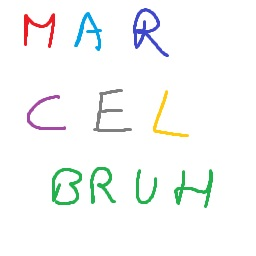
#> input picture 256.jpg, 256 x 256 px
$ python compress.py 256.jpg
#> lines starting #> are read from the running program, lines starting #| are printed output that depends on the picture
### tables.py

DCTable = [
    ("010", 3), ("011", 4), ("100", 5), ("00", 5),
    ("101", 7), ("110", 8), ("1110", 10),
    ("11110", 12), ("111110", 14), ("1111110", 16),
    ("11111110", 18), ("111111110", 20)
]

DCTable = [{"basecode": int(e[0], 2),
            "length": e[1],
            "shift": e[1] - len(e[0])} for e in DCTable]


ACTable = [
    [  # 0/0 - 0/A
        ("1010", 4),
        ("00", 3),
        ("01", 4),
        ("100", 6),
        ("1011", 8),
        ("11010", 10),
        ("111000", 12),
        ("1111000", 14),
        ("1111110110", 18),
        ("1111111110000010", 25),
        ("1111111110000011", 26),
    ],
    [  # 1/1 - 1/A
        ("0", -1),
        ("1100", 5),
        ("111001", 8),
        ("1111001", 10),
        ("111110110", 13),
        ("11111110110", 16),
        ("1111111110000100", 22),
        ("1111111110000101", 23),
        ("1111111110000110", 24),
        ("1111111110000111", 25),
        ("1111111110001000", 26),
    ],
    [  # 2/1 - 2/A
        ("0", -1),
        ("11011", 6),
        ("11111000", 10),
        ("1111110111", 13),
        ("1111111110001001", 20),
        ("1111111110001010", 21),
        ("1111111110001011", 22),
        ("1111111110001100", 23),
        ("1111111110001101", 24),
        ("1111111110001110", 25),
        ("1111111110001111", 26),
    ],
    [  # 3/1 - 3/A
        ("0", -1),
        ("111010", 7),
        ("111110111", 11),
        ("11111110111", 14),
        ("1111111110010000", 20),
        ("1111111110010001", 21),
        ("1111111110010010", 22),
        ("1111111110010011", 23),
        ("1111111110010100", 24),
        ("1111111110010101", 25),
        ("1111111110010110", 26),
    ],
    [  # 4/1 - 4/A
        ("0", -1),
        ("111011", 7),
        ("1111111000", 12),
        ("1111111110010111", 19),
        ("1111111110011000", 20),
        ("1111111110011001", 21),
        ("1111111110011010", 22),
        ("1111111110011011", 23),
        ("1111111110011100", 24),
        ("1111111110011101", 25),
        ("1111111110011110", 26),
    ],
    [  # 5/1 - 5/A
        ("0", -1),
        ("1111010", 8),
        ("1111111001", 12),
        ("1111111110011111", 19),
        ("1111111110100000", 20),
        ("1111111110100001", 21),
        ("1111111110100010", 22),
        ("1111111110100011", 23),
        ("1111111110100100", 24),
        ("1111111110100101", 25),
        ("1111111110100110", 26),
    ],
    [  # 6/1 - 6/A
        ("0", -1),
        ("1111011", 8),
        ("11111111000", 13),
        ("1111111110100111", 19),
        ("1111111110101000", 20),
        ("1111111110101001", 21),
        ("1111111110101010", 22),
        ("1111111110101011", 23),
        ("1111111110101100", 24),
        ("1111111110101101", 25),
        ("1111111110101110", 26),
    ],
    [  # 7/1 - 7/A
        ("0", -1),
        ("11111001", 9),
        ("11111111001", 13),
        ("1111111110100111", 19),
        ("1111111110101000", 20),
        ("1111111110101001", 21),
        ("1111111110101010", 22),
        ("1111111110101011", 23),
        ("1111111110101100", 24),
        ("1111111110101101", 25),
        ("1111111110101110", 26),
    ],
    [  # 8/1 - 8/A
        ("0", -1),
        ("11111010", 9),
        ("111111111000000", 17),
        ("1111111110110111", 19),
        ("1111111110111000", 20),
        ("1111111110111001", 21),
        ("1111111110111010", 22),
        ("1111111110111011", 23),
        ("1111111110111100", 24),
        ("1111111110111101", 25),
        ("1111111110111110", 26),
    ],
    [  # 9/1 - 9/A
        ("0", -1),
        ("111111000", 10),
        ("1111111110111111", 18),
        ("1111111111000000", 19),
        ("1111111111000001", 20),
        ("1111111111000010", 21),
        ("1111111111000011", 22),
        ("1111111111000100", 23),
        ("1111111111000101", 24),
        ("1111111111000110", 25),
        ("1111111111000111", 26),
    ],
    [  # A/1 - A/A
        ("0", -1),
        ("111111001", 10),
        ("1111111111001000", 18),
        ("1111111111001001", 19),
        ("1111111111001010", 20),
        ("1111111111001011", 21),
        ("1111111111001100", 22),
        ("1111111111001101", 23),
        ("1111111111001110", 24),
        ("1111111111001111", 25),
        ("1111111111010000", 26),
    ],
    [  # B/1 - B/A
        ("0", -1),
        ("111111010", 10),
        ("1111111111010001", 18),
        ("1111111111010010", 19),
        ("1111111111010011", 20),
        ("1111111111010100", 21),
        ("1111111111010101", 22),
        ("1111111111010110", 23),
        ("1111111111010111", 24),
        ("1111111111011000", 25),
        ("1111111111011001", 26),
    ],
    [  # C/1 - C/A
        ("0", -1),
        ("1111111010", 11),
        ("1111111111011010", 18),
        ("1111111111011011", 19),
        ("1111111111011100", 20),
        ("1111111111011101", 21),
        ("1111111111011110", 22),
        ("1111111111011111", 23),
        ("1111111111100000", 24),
        ("1111111111100001", 25),
        ("1111111111100010", 26),
    ],
    [  # D/1 - D/A
        ("0", -1),
        ("11111111010", 12),
        ("1111111111100011", 18),
        ("1111111111100100", 19),
        ("1111111111100101", 20),
        ("1111111111100110", 21),
        ("1111111111100111", 22),
        ("1111111111101000", 23),
        ("1111111111101001", 24),
        ("1111111111101010", 25),
        ("1111111111101011", 26),
    ],
    [  # E/1 - E/A
        ("0", -1),
        ("111111110110", 7),
        ("1111111111101100", 18),
        ("1111111111101101", 19),
        ("1111111111101110", 20),
        ("1111111111101111", 21),
        ("1111111111110000", 22),
        ("1111111111110001", 23),
        ("1111111111110010", 24),
        ("1111111111110011", 25),
        ("1111111111110100", 26),
    ],
    [  # F/0 - F/A
        ("111111110111", 12),  # F/0 => 16 zeros d'affilés
        ("1111111111110101", 17),
        ("1111111111110110", 18),
        ("1111111111110111", 19),
        ("1111111111111000", 20),
        ("1111111111111001", 21),
        ("1111111111111010", 22),
        ("1111111111111011", 23),
        ("1111111111111100", 24),
        ("1111111111111101", 25),
        ("1111111111111110", 26),
    ]
]


for i, elem in enumerate(ACTable):
    tmp = [{"basecode": int(e[0], 2),
            "length": e[1],
            "shift": e[1] - len(e[0])} for e in elem]
    ACTable[i] = tmp
#> in compress, image is the input picture: shape (256, 256, 3); mean R, G, B 246.4, 248.5, 247.3

### compress.py
import os
import imageio

import numpy as np
import itertools
import math

import decimal
import unittest

import random

from tables import DCTable
from tables import ACTable

JPEG_MATRIX_QUANTIFICATION = [16, 11, 10, 16, 24, 40, 51, 61,
                              12, 12, 14, 19, 26, 58, 60, 55,
                              14, 13, 16, 24, 40, 57, 69, 56,
                              14, 17, 22, 29, 51, 87, 80, 62,
                              18, 22, 37, 56, 68, 109, 103, 77,
                              24, 35, 55, 64, 81, 104, 113, 92,
                              49, 64, 78, 87, 703, 121, 120, 101,
                              72, 92, 95, 98, 112, 100, 103, 99]


def get_dimensions(image):
    """
    `@params`: an image

    `@returns`: a tuple containing (height, width, depth=3)

    `@exceptions`: can crash if image is empty
    """
    y = len(image)
#> y = 256
    if y <= 0:
        print(f"Image is empty")
        exit(1)

    x = len(image[0])
#> x = 256
    if x <= 0:
        print(f"Image is empty")
        exit(1)

    depth = len(image[0][0])
#> depth = 3
    if x <= 0:
        print(f"Image is empty")
        exit(1)

    return y, x, depth


def padding_8x8(image):
    """
    `@params`: an image

    `@returns`: a new image (new height / new width, multiple of 8)
    """
    y, x, depth = get_dimensions(image)
#> y = 256; x = 256; depth = 3

    pad_height = (8 - (y % 8)) % 8
#> pad_height = 0
    pad_width = (8 - (x % 8)) % 8
#> pad_width = 0

    return np.pad(image, ((0, pad_height), (0, pad_width), (0, 0)), mode="edge")


def blocks_8x8_generator(image):
    height, width, _ = get_dimensions(image)

    for y, x in itertools.product(range(0, height, 8), range(0, width, 8)):
        yield image[y:y+8, x:x+8]


def blocks_8x8(image):
    """
    `@params`: an image (height / width, multiple of 8)

    `@returns`: a list of 8 x 8 blocks
    """

    assert len(image) % 8 == 0
    assert len(image[0]) % 8 == 0

    return list(blocks_8x8_generator(image))


def DCT_cosine_8x8(x: float, i):
    return math.cos(
        (i * (2 * x + 1) * math.pi) / 16
    )


def DCT_coefficients_8x8(i: int, j: int):
    # result = 1 / math.sqrt(16)
    result = 1

    if i == 0:
        result *= math.sqrt(1 / 8)
    else:
        result *= math.sqrt(2 / 8)

    if j == 0:
        result *= math.sqrt(1 / 8)
    else:
        result *= math.sqrt(2 / 8)

    return result


def DCT_coeffs_8x8_generator(image):
    range8 = range(8)
    for i, j in itertools.product(range8, range8):
        tmp = 0.0

        for y, x in itertools.product(range8, range8):
            tmp += (DCT_cosine_8x8(x, i) *
                    DCT_cosine_8x8(y, j) *
                    (image[y + x * 8] - 128))

        tmp *= DCT_coefficients_8x8(i, j)

        yield round(tmp)


def DCT_coeffs_8x8(image):
    """
    `@params`: an greyscale image (1D)

    `@returns`: generates a DCT for an image block
    """

    assert len(image) == 64
    return list(DCT_coeffs_8x8_generator(image))


def extract_channel(image, channel_name):
    """
    `@params`: an image
    `@params`: channel name ('red', 'green' or 'blue')

    `@returns`: DCT for each image block
    """
    possibles = ['red', 'green', 'blue']
    if not channel_name in possibles:
        print(f"Channel name {channel_name} does not exist")
        exit(1)

    idx = possibles.index(channel_name)

    # Keeps first 2 dimensions (height / width)
    # In the 3rd (colors) keep only the one at idx
    img = image[:, :, idx]
    flatten_list = [j for sub in img for j in sub]
    return flatten_list


def round_half(f: float):
    return int(decimal.Decimal(f).to_integral_value(rounding=decimal.ROUND_HALF_UP))


def quantization(dct):
    assert len(dct) == 64
    for i in range(64):
        dct[i] /= JPEG_MATRIX_QUANTIFICATION[i]
        dct[i] = round_half(dct[i])

    return dct


def zigzag_generator(input_qtz):
    solution = [[] for i in range(8 + 8 - 1)]

    for i in range(8):
        for j in range(8):
            sum = i + j
            if (sum % 2 == 0):
                solution[sum].insert(0, input_qtz[i * 8 + j])
            else:
                solution[sum].append(input_qtz[i * 8 + j])

    return [e for l in solution for e in l]


def zigzag(quantized):
    assert len(quantized) == 64
    l = list(zigzag_generator(quantized))
    while l[-1] == 0:
        del l[-1]
    return l


def huffman_category(n):
    absN = abs(n)
    if absN <= 1:
        return absN

    inf, sup = 2, 4
    for i in range(1, 16):
        if absN >= inf and absN < sup:
            return i + 1
        inf, sup = sup, sup * 2


def huffman_number(n):
    if n >= 0:
        return n

    absN = -n
    inf, sup = 0, 1
    for i in range(-1, 16):
        if absN >= inf and absN < sup:
            break
        inf, sup = sup, sup * 2

    n += (sup - 1)
    return n


def huffman_DC_encoding(n):
    cat = huffman_category(n)
    vals = DCTable[cat]
    basecode, shift, length = vals["basecode"], vals["shift"], vals["length"]

    s = f"{basecode << shift | huffman_number(n):b}"
    s = ("0" * (length - len(s))) + s

    return s


def huffman_AC_encoding(n, zeros=0):
    cat = huffman_category(n)
    vals = ACTable[zeros][cat]
    basecode, shift, length = vals["basecode"], vals["shift"], vals["length"]

    s = f"{basecode << shift | huffman_number(n):b}"
    s = ("0" * (length - len(s))) + s

    return s


def parse_zigzag(zigzag):
    DC = huffman_DC_encoding(zigzag.pop(0))
    ACs = []

    while zigzag:
        zeros = 0
        while zigzag[0] == 0 and zeros < 15:
            zigzag.pop(0)
            zeros += 1
        ACs.append(huffman_AC_encoding(zigzag.pop(0), zeros))

    ACs.append("1010")

    ACs_ = " ".join(ACs)
    return f"{DC} {ACs_}"


def compress(filename):
    image = imageio.imread(filename)

    padded_img = padding_8x8(image)
    imageio.imwrite("out.jpg", padded_img)
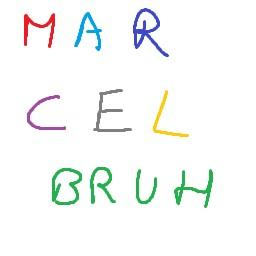
#> saved as out.jpg: shape (256, 256, 3); mean R, G, B 245.8, 248, 246.6
    blocks = blocks_8x8(padded_img)
#> blocks = 1024 items
    colors = ["red", "green", "blue"]

    res = ""
    for b in blocks:
        for color in colors:
            cha = extract_channel(b, color)
            dct = DCT_coeffs_8x8(cha)
            qtz = quantization(dct)
            zzg = zigzag(qtz)
            out = parse_zigzag(zzg)
            res += out
#> this loop made 75 passes

    res = res.replace(" ", "")
    print(res)


if __name__ == '__main__':
    import sys
    argv = sys.argv[1:]
    if argv:
#> (the run stopped early here; a loop or call above may not have finished)
